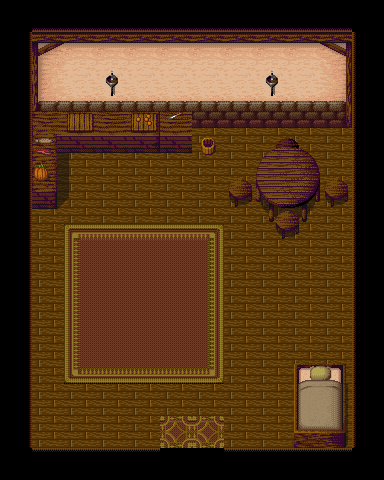

A 2D game scene composited from a Tiled map and its tileset images. What follows is a short description and the map's XML, with each tile layer's data collapsed to a summary:
An orthogonal 12x15 tile map with 32x32 px tiles, 4 tile layers (Background, Foreground1, Foreground2, Top), 4 tilesets and 11 objects (Player, west_town).

<map version="1.0" orientation="orthogonal" width="12" height="15" tilewidth="32" tileheight="32">
 <tileset firstgid="1" name="everything_indoors" tilewidth="32" tileheight="32">
  <image source="everything_indoors.png" width="256" height="8704" />
 </tileset>
 <tileset firstgid="2177" name="wooden_roof" tilewidth="32" tileheight="32">
  <image source="wooden_roof.png" width="96" height="128" />
 </tileset>
 <tileset firstgid="2189" name="carpet" tilewidth="32" tileheight="32">
  <image source="carpet.png" trans="000000" width="96" height="128" />
 </tileset>
 <tileset firstgid="2201" name="fancy_carpet" tilewidth="32" tileheight="32">
  <image source="fancy_carpet.png" trans="000000" width="96" height="128" />
 </tileset>
 <layer name="Background" width="12" height="15">
  <data>[180 cells, 130 non-empty, 20 distinct tile ids]</data>
 </layer>
 <layer name="Foreground1" width="12" height="15">
  <data>[180 cells, 39 non-empty, 36 distinct tile ids]</data>
 </layer>
 <layer name="Foreground2" width="12" height="15">
  <data>[180 cells, 7 non-empty, 7 distinct tile ids]</data>
 </layer>
 <layer name="Top" width="12" height="15">
  <data>[180 cells, 50 non-empty, 5 distinct tile ids]</data>
 </layer>
 <objectgroup name="Collision" width="12" height="15">
  <object x="294" y="362" width="51" height="86" />
  <object x="256" y="144" width="64" height="64" />
  <object x="0" y="0" width="32" height="480" />
  <object x="32" y="448" width="128" height="32" />
  <object x="224" y="448" width="128" height="32" />
  <object x="352" y="0" width="32" height="480" />
  <object x="32" y="0" width="320" height="128" />
  <object x="32" y="128" width="160" height="24" />
  <object x="32" y="128" width="24" height="80" />
 </objectgroup>
 <objectgroup name="Spawn" width="12" height="15">
  <object name="Player" x="192" y="416" width="32" height="32" />
 </objectgroup>
 <objectgroup name="Warp" width="12" height="15">
  <object name="west_town" x="160" y="448" width="64" height="32">
   <properties>
    <property name="x" value="608" />
    <property name="y" value="832" />
   </properties>
  </object>
 </objectgroup>
</map>
